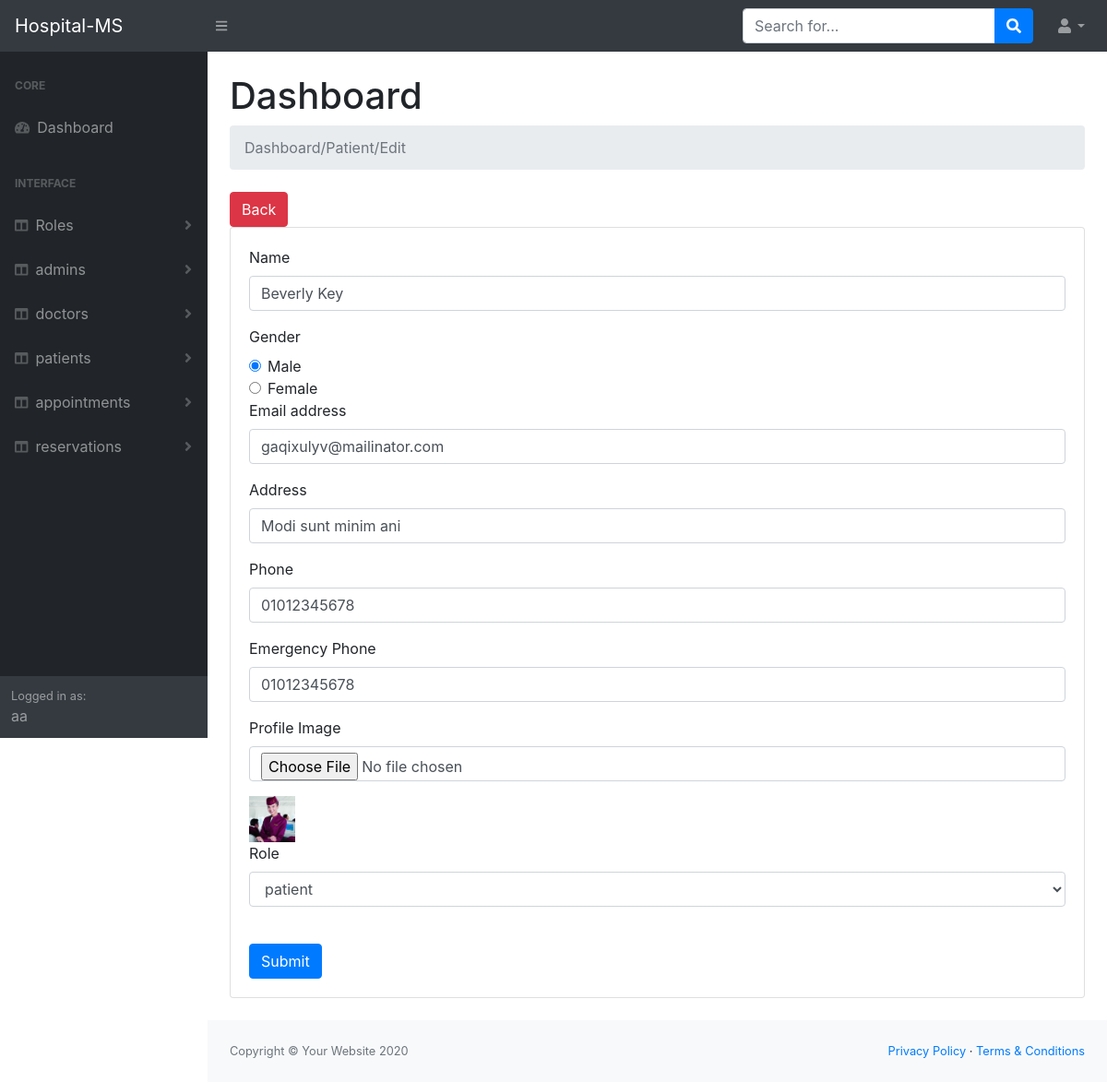
The app's page /Admin/patients/edit.php?id=20 (signed in) with its own data.
### tables this page shows
CREATE TABLE `users`
(
    `id`             tinyint(4) NOT NULL,
    `name`           char(150) NOT NULL,
    `gender`         tinyint(1) NOT NULL COMMENT '"1 for male, 2 for female" ',
    `email`          char(100) NOT NULL,
    `password`       char(100) NOT NULL,
    `address`        char(150) NOT NULL,
    `phone`          char(11)  NOT NULL,
    `emergencyPhone` char(11)  NOT NULL,
    `image`          char(150) DEFAULT NULL,
    `role_id`        tinyint(100) NOT NULL
);

### Admin/patients/edit.php (the view, shortened to what this page needs)
<?php
require '../helpers/dbConnection.php';
$id = $_GET['id'];
$sql = "select * from roles where id = 3";
$RoleOp = mysqli_query($con, $sql);
$sql = "select * from users where id = '$id' and role_id = 3";
$op = mysqli_query($con, $sql);
if (mysqli_num_rows($op) == 1) {
    $UserData = mysqli_fetch_assoc($op);
} else {
    $_SESSION['Message'] = ["Message" => "Invalid Id"];
    header("Location: index.php");
    exit();
}
require '../layouts/header.php';
require '../layouts/nav.php';
require '../layouts/sidNav.php';
?>
<main>
    <div class="container-fluid">
        <h1 class="mt-4">Dashboard</h1>
        <ol class="breadcrumb mb-4">
            <li class="breadcrumb-item active">Dashboard/Patient/Edit</li>
            <?php
            echo '<br>';
            ?>
        </ol>
        <a href='index.php'
           class='btn btn-danger m-r-1em'>Back</a>
        <div class="card mb-4">
            <div class="card-body">
                <form action="edit.php?id=<?php echo($UserData['id']); ?>" method="post"
                      enctype="multipart/form-data">
                    <div class="form-group">
                        <label for="exampleInputName">Name</label>
                        <input type="text" class="form-control" id="exampleInputName" name="name"
                               aria-describedby="" value="<?php echo $UserData['name']; ?>">
                    </div>
                    <label for="gender">Gender</label>
                    <div class="form-check">
                        <input class="form-check-input" type="radio" name="gender"
                               value="male" <?php if ($UserData['gender'] == "1") {
                            echo 'checked';
                        } ?>>
                        <label class="form-check-label" for="male">
                            Male
                        </label>
                    </div>
                    <div class="form-check">
                        <input class="form-check-input" type="radio" name="gender"
                               value="female" <?php if ($UserData['gender'] == "2") {
                            echo 'checked';
                        } ?>>
                        <label class="form-check-label" for="female">
                            Female
                        </label>
                    </div>
                    <div class="form-group">
                        <label for="exampleInputEmail">Email address</label>
                        <input type="email" class="form-control" id="exampleInputEmail1" name="email"
                               aria-describedby="emailHelp"
                               value="<?php echo $UserData['email']; ?>">
                    </div>
                    <div class="form-group">
                        <label for="address">Address</label>
                        <input type="text" class="form-control" id="address" name="address"
                               value="<?php echo $UserData['address']; ?>">
                    </div>
                    <div class="form-group">
                        <label for="phone">Phone</label>
                        <input type="number" class="form-control" id="phone" name="phone"
                               value="<?php echo $UserData['phone']; ?>">
                    </div>
                    <div class="form-group">
                        <label for="emergencyPhone">Emergency Phone</label>
                        <input type="number" class="form-control" id="emergencyPhone" name="emergencyPhone"
                               value="<?php echo $UserData['emergencyPhone']; ?>">
                    </div>
                    <div class="form-group">
                        <label for="image">Profile Image</label>
                        <input type="file" class="form-control" id="image" name="image">
                    </div>
                    <img src="./uploads/<?php echo $UserData['image']; ?>" alt="" height="50px" width="50px"> <br>
                    <div class="form-group">
                        <label for="exampleInputPassword">Role</label>
                        <select class="form-control" id="exampleInputPassword1" name="role_id">
                            <?php
                            while ($data = mysqli_fetch_assoc($RoleOp)) {
                                ?>
                                <option value="<?php echo $data['id']; ?>" <?php if ($data['id'] == $data['title']) {
                                    echo 'selected';
                                } ?>><?php echo $data['title']; ?></option>
                            <?php }
                            ?>
                        </select>
                    </div>
                    <br>
                    <button type="submit" class="btn btn-primary">Submit</button>
                </form>
            </div>
        </div>
    </div>
</main>
<?php
require '../layouts/footer.php';
?>

### records on screen
users: name "Beverly Key", gender "☑", email "gaqixulyv@mailinator.com", address "Modi sunt minim ani", phone "01012345678", emergencyPhone "01012345678", image (picture)

### other values on screen
$module "Roles"
$module "admins"
$module "doctors"
$module "patients"
$module "appointments"
$module "reservations"
$_SESSION['user']['name'] "aa"
form field role_id "patient"
